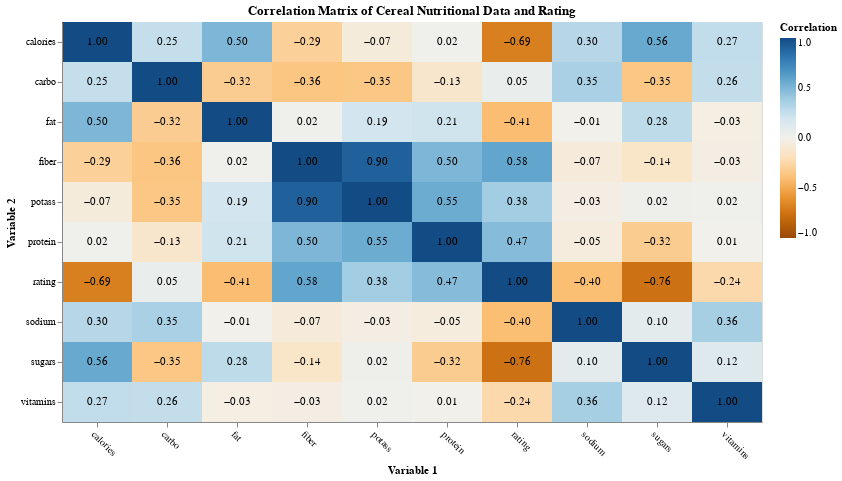

The notebook cell saved with this chart:
### Markdown cell above
#### 6. Correlation Matrix of Cereal Nutritional Data and Rating

This correlation heatmap serves as an alternative and complementary visualization to the previously discussed bar chart of correlations. While the bar chart focused exclusively on the relationship of individual nutrients with the cereal rating, this heatmap provides a comprehensive overview of the linear relationships between all pairs of numerical features in the dataset, including nutrient-to-nutrient correlations, as well as nutrient-to-rating correlations. The intensity and color of each cell indicate the strength and direction of the correlation, offering a broader and more holistic perspective.

##### <i>Design Elements and Justification</i>

- **Heatmap for Correlation Matrix:** A heatmap (`mark_rect()`) is an ideal choice for visualizing a correlation matrix. It allows for simultaneous comparison of multiple relationships. Each cell represents the correlation between two variables, making complex relationships easy to grasp at a glance.
- **Diverging Color Scale:** The color encoding uses a diverging scale and `domain=[-1, 1]`. This is highly effective for correlation matrices, where positive correlations are typically represented by one color (e.g., blue), negative by another (e.g. gold), and near-zero correlations by a neutral color (e.g., white/gray). Setting the domain from -1 to 1 ensures the full range of correlation values is accurately represented, and the midpoint (0) is clearly defined by the color scale's center.
- **Text Labels for Exact Values:** Overlaid text labels (`mark_text()`) display the exact correlation value within each cell, formatted to two decimal places (`.2f`). While the color provides a quick visual cue, the text labels offer precise numerical information, which is crucial for detailed analysis and validation of visual patterns. The text color is set to `black` for readability against various background colors.
- **Clear Axis Labels:** The `x` and `y` axes are labeled "Variable 1" and "Variable 2" respectively, clearly indicating the two variables involved in each correlation. The `labelAngle=45` on the x-axis improves readability for longer variable names.
- **Informative Tooltips:** Tooltips display the names of the two correlated variables and their precise correlation value upon hover. This allows users to get detailed information about specific correlation pairs without cluttering the main visualization.
- **Title and Dimensions:** A descriptive title "Correlation Matrix of Cereal Nutritional Data and Rating" clearly states the purpose of the chart. The `width=700` and `height=400` properties ensure a balanced and readable presentation.

### Code cell
cols = NUTRIENT_COLS + ['rating']
df_num = df.loc[:, cols]

# Calculate the correlation matrix
corr_matrix = df_num.corr()
corr_matrix = corr_matrix.reset_index()
corr_matrix_melted = corr_matrix.melt('index', var_name='correlation_with', value_name='correlation')
corr_matrix_melted = corr_matrix_melted.rename(columns={'index': 'variable'})

# Create the heatmap
heatmap = alt.Chart(corr_matrix_melted).mark_rect().encode(
    x=alt.X('variable:N', title='Variable 1', axis=alt.Axis(labelAngle=45)),
    y=alt.Y('correlation_with:N', title='Variable 2'),
    color=alt.Color('correlation:Q',
                    scale=alt.Scale(range='diverging', domain=[-1, 1]),
                    title='Correlation'
                   ),
    tooltip=[
        alt.Tooltip('variable', title='Variable 1'),
        alt.Tooltip('correlation_with', title='Variable 2'),
        alt.Tooltip('correlation', format='.2f', title='Correlation')
    ]
).properties(
    title='Correlation Matrix of Cereal Nutritional Data and Rating',
    width=700,
    height=400
)

# Add text labels for the correlation values on top of the heatmap
text = alt.Chart(corr_matrix_melted).mark_text().encode(
    x=alt.X('variable:N'),
    y=alt.Y('correlation_with:N'),
    text=alt.Text('correlation:Q', format=".2f"),
    color=alt.value('black')
)

# Combine the heatmap and the text labels
chart = heatmap + text
chart.display()

### Figure 1 — Vega-Lite specification as saved in the notebook (floating-point values rounded to 4 significant figures)
{"config": {"view": {"continuousWidth": 300, "continuousHeight": 300}}, "layer": [{"mark": {"type": "rect"}, "encoding": {"color": {"field": "correlation", "scale": {"domain": [-1, 1], "range": "diverging"}, "title": "Correlation", "type": "quantitative"}, "tooltip": [{"field": "variable", "title": "Variable 1", "type": "nominal"}, {"field": "correlation_with", "title": "Variable 2", "type": "nominal"}, {"field": "correlation", "format": ".2f", "title": "Correlation", "type": "quantitative"}], "x": {"axis": {"labelAngle": 45}, "field": "variable", "title": "Variable 1", "type": "nominal"}, "y": {"field": "correlation_with", "title": "Variable 2", "type": "nominal"}}, "title": "Correlation Matrix of Cereal Nutritional Data and Rating"}, {"mark": {"type": "text"}, "encoding": {"color": {"value": "black"}, "text": {"field": "correlation", "format": ".2f", "type": "quantitative"}, "x": {"field": "variable", "type": "nominal"}, "y": {"field": "correlation_with", "type": "nominal"}}}], "data": {"name": "data-744ef7c99930774db2225caacfe9fb71"}, "height": 400, "width": 700, "$schema": "https://vega.github.io/schema/vega-lite/v5.20.1.json", "datasets": {"data-744ef7c99930774db2225caacfe9fb71": [{"variable": "calories", "correlation_with": "calories", "correlation": 1.0}, {"variable": "protein", "correlation_with": "calories", "correlation": 0.01907}, {"variable": "fat", "correlation_with": "calories", "correlation": 0.4986}, {"variable": "sodium", "correlation_with": "calories", "correlation": 0.3006}, {"variable": "fiber", "correlation_with": "calories", "correlation": -0.2934}, {"variable": "carbo", "correlation_with": "calories", "correlation": 0.2523}, {"variable": "sugars", "correlation_with": "calories", "correlation": 0.5641}, {"variable": "potass", "correlation_with": "calories", "correlation": -0.06668}, {"variable": "vitamins", "correlation_with": "calories", "correlation": 0.2654}, {"variable": "rating", "correlation_with": "calories", "correlation": -0.6894}, {"variable": "calories", "correlation_with": "protein", "correlation": 0.01907}, {"variable": "protein", "correlation_with": "protein", "correlation": 1.0}, {"variable": "fat", "correlation_with": "protein", "correlation": 0.2084}, {"variable": "sodium", "correlation_with": "protein", "correlation": -0.05467}, {"variable": "fiber", "correlation_with": "protein", "correlation": 0.5003}, {"variable": "carbo", "correlation_with": "protein", "correlation": -0.1253}, {"variable": "sugars", "correlation_with": "protein", "correlation": -0.3241}, {"variable": "potass", "correlation_with": "protein", "correlation": 0.5497}, {"variable": "vitamins", "correlation_with": "protein", "correlation": 0.007335}, {"variable": "rating", "correlation_with": "protein", "correlation": 0.4706}, {"variable": "calories", "correlation_with": "fat", "correlation": 0.4986}, {"variable": "protein", "correlation_with": "fat", "correlation": 0.2084}, {"variable": "fat", "correlation_with": "fat", "correlation": 1.0}, {"variable": "sodium", "correlation_with": "fat", "correlation": -0.005407}, {"variable": "fiber", "correlation_with": "fat", "correlation": 0.01672}, {"variable": "carbo", "correlation_with": "fat", "correlation": -0.3185}, {"variable": "sugars", "correlation_with": "fat", "correlation": 0.2751}, {"variable": "potass", "correlation_with": "fat", "correlation": 0.1934}, {"variable": "vitamins", "correlation_with": "fat", "correlation": -0.03116}, {"variable": "rating", "correlation_with": "fat", "correlation": -0.4093}, {"variable": "calories", "correlation_with": "sodium", "correlation": 0.3006}, {"variable": "protein", "correlation_with": "sodium", "correlation": -0.05467}, {"variable": "fat", "correlation_with": "sodium", "correlation": -0.005407}, {"variable": "sodium", "correlation_with": "sodium", "correlation": 1.0}, {"variable": "fiber", "correlation_with": "sodium", "correlation": -0.07068}, {"variable": "carbo", "correlation_with": "sodium", "correlation": 0.354}, {"variable": "sugars", "correlation_with": "sodium", "correlation": 0.09629}, {"variable": "potass", "correlation_with": "sodium", "correlation": -0.03271}, {"variable": "vitamins", "correlation_with": "sodium", "correlation": 0.3615}, {"variable": "rating", "correlation_with": "sodium", "correlation": -0.4013}, {"variable": "calories", "correlation_with": "fiber", "correlation": -0.2934}, {"variable": "protein", "correlation_with": "fiber", "correlation": 0.5003}, {"variable": "fat", "correlation_with": "fiber", "correlation": 0.01672}, {"variable": "sodium", "correlation_with": "fiber", "correlation": -0.07068}, {"variable": "fiber", "correlation_with": "fiber", "correlation": 1.0}, {"variable": "carbo", "correlation_with": "fiber", "correlation": -0.3593}, {"variable": "sugars", "correlation_with": "fiber", "correlation": -0.1412}, {"variable": "potass", "correlation_with": "fiber", "correlation": 0.9036}, {"variable": "vitamins", "correlation_with": "fiber", "correlation": -0.03224}, {"variable": "rating", "correlation_with": "fiber", "correlation": 0.5842}, {"variable": "calories", "correlation_with": "carbo", "correlation": 0.2523}, {"variable": "protein", "correlation_with": "carbo", "correlation": -0.1253}, {"variable": "fat", "correlation_with": "carbo", "correlation": -0.3185}, {"variable": "sodium", "correlation_with": "carbo", "correlation": 0.354}, {"variable": "fiber", "correlation_with": "carbo", "correlation": -0.3593}, {"variable": "carbo", "correlation_with": "carbo", "correlation": 1.0}, {"variable": "sugars", "correlation_with": "carbo", "correlation": -0.3528}, {"variable": "potass", "correlation_with": "carbo", "correlation": -0.3529}, {"variable": "vitamins", "correlation_with": "carbo", "correlation": 0.2571}, {"variable": "rating", "correlation_with": "carbo", "correlation": 0.05444}, {"variable": "calories", "correlation_with": "sugars", "correlation": 0.5641}, {"variable": "protein", "correlation_with": "sugars", "correlation": -0.3241}, {"variable": "fat", "correlation_with": "sugars", "correlation": 0.2751}, {"variable": "sodium", "correlation_with": "sugars", "correlation": 0.09629}, {"variable": "fiber", "correlation_with": "sugars", "correlation": -0.1412}, {"variable": "carbo", "correlation_with": "sugars", "correlation": -0.3528}, {"variable": "sugars", "correlation_with": "sugars", "correlation": 1.0}, {"variable": "potass", "correlation_with": "sugars", "correlation": 0.02215}, {"variable": "vitamins", "correlation_with": "sugars", "correlation": 0.122}, {"variable": "rating", "correlation_with": "sugars", "correlation": -0.7617}, {"variable": "calories", "correlation_with": "potass", "correlation": -0.06668}, {"variable": "protein", "correlation_with": "potass", "correlation": 0.5497}, {"variable": "fat", "correlation_with": "potass", "correlation": 0.1934}, {"variable": "sodium", "correlation_with": "potass", "correlation": -0.03271}, {"variable": "fiber", "correlation_with": "potass", "correlation": 0.9036}, {"variable": "carbo", "correlation_with": "potass", "correlation": -0.3529}, {"variable": "sugars", "correlation_with": "potass", "correlation": 0.02215}, {"variable": "potass", "correlation_with": "potass", "correlation": 1.0}, {"variable": "vitamins", "correlation_with": "potass", "correlation": 0.02045}, {"variable": "rating", "correlation_with": "potass", "correlation": 0.3805}, {"variable": "calories", "correlation_with": "vitamins", "correlation": 0.2654}, {"variable": "protein", "correlation_with": "vitamins", "correlation": 0.007335}, {"variable": "fat", "correlation_with": "vitamins", "correlation": -0.03116}, {"variable": "sodium", "correlation_with": "vitamins", "correlation": 0.3615}, {"variable": "fiber", "correlation_with": "vitamins", "correlation": -0.03224}, {"variable": "carbo", "correlation_with": "vitamins", "correlation": 0.2571}, {"variable": "sugars", "correlation_with": "vitamins", "correlation": 0.122}, {"variable": "potass", "correlation_with": "vitamins", "correlation": 0.02045}, {"variable": "vitamins", "correlation_with": "vitamins", "correlation": 1.0}, {"variable": "rating", "correlation_with": "vitamins", "correlation": -0.2405}, {"variable": "calories", "correlation_with": "rating", "correlation": -0.6894}, {"variable": "protein", "correlation_with": "rating", "correlation": 0.4706}, {"variable": "fat", "correlation_with": "rating", "correlation": -0.4093}, {"variable": "sodium", "correlation_with": "rating", "correlation": -0.4013}, {"variable": "fiber", "correlation_with": "rating", "correlation": 0.5842}, {"variable": "carbo", "correlation_with": "rating", "correlation": 0.05444}, {"variable": "sugars", "correlation_with": "rating", "correlation": -0.7617}, {"variable": "potass", "correlation_with": "rating", "correlation": 0.3805}, {"variable": "vitamins", "correlation_with": "rating", "correlation": -0.2405}, {"variable": "rating", "correlation_with": "rating", "correlation": 1.0}]}}
